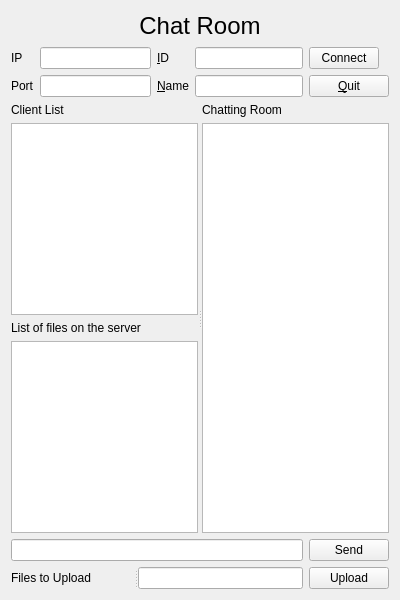
<?xml version="1.0" encoding="UTF-8"?>
<ui version="4.0">
 <class>ChatRoomForm</class>
 <widget class="QWidget" name="ChatRoomForm">
  <property name="geometry">
   <rect>
    <x>0</x>
    <y>0</y>
    <width>400</width>
    <height>600</height>
   </rect>
  </property>
  <property name="windowTitle">
   <string>Form</string>
  </property>
  <layout class="QVBoxLayout" name="verticalLayout_4">
   <item>
    <widget class="QLabel" name="label">
     <property name="maximumSize">
      <size>
       <width>16777215</width>
       <height>30</height>
      </size>
     </property>
     <property name="font">
      <font>
       <pointsize>18</pointsize>
      </font>
     </property>
     <property name="text">
      <string>Chat Room</string>
     </property>
     <property name="alignment">
      <set>Qt::AlignCenter</set>
     </property>
    </widget>
   </item>
   <item>
    <layout class="QHBoxLayout" name="horizontalLayout_2">
     <item>
      <layout class="QFormLayout" name="formLayout">
       <item row="0" column="0">
        <widget class="QLabel" name="label_3">
         <property name="text">
          <string>IP</string>
         </property>
        </widget>
       </item>
       <item row="0" column="1">
        <widget class="QLineEdit" name="ipLineEdit"/>
       </item>
       <item row="1" column="0">
        <widget class="QLabel" name="label_8">
         <property name="text">
          <string>Port</string>
         </property>
        </widget>
       </item>
       <item row="1" column="1">
        <widget class="QLineEdit" name="portLineEdit"/>
       </item>
      </layout>
     </item>
     <item>
      <layout class="QFormLayout" name="formLayout_2">
       <item row="0" column="0">
        <widget class="QLabel" name="label_9">
         <property name="text">
          <string>&amp;ID</string>
         </property>
         <property name="buddy">
          <cstring>idLineEdit</cstring>
         </property>
        </widget>
       </item>
       <item row="0" column="1">
        <widget class="QLineEdit" name="idLineEdit"/>
       </item>
       <item row="1" column="0">
        <widget class="QLabel" name="label_2">
         <property name="text">
          <string>&amp;Name</string>
         </property>
         <property name="buddy">
          <cstring>nameLineEdit</cstring>
         </property>
        </widget>
       </item>
       <item row="1" column="1">
        <widget class="QLineEdit" name="nameLineEdit"/>
       </item>
      </layout>
     </item>
     <item>
      <layout class="QGridLayout" name="gridLayout">
       <item row="0" column="0">
        <widget class="QPushButton" name="statusPushButton">
         <property name="maximumSize">
          <size>
           <width>70</width>
           <height>16777215</height>
          </size>
         </property>
         <property name="text">
          <string>Connect</string>
         </property>
        </widget>
       </item>
       <item row="1" column="0">
        <widget class="QPushButton" name="quitPushButton">
         <property name="text">
          <string>&amp;Quit</string>
         </property>
        </widget>
       </item>
      </layout>
     </item>
    </layout>
   </item>
   <item>
    <widget class="QSplitter" name="splitter">
     <property name="orientation">
      <enum>Qt::Horizontal</enum>
     </property>
     <widget class="QWidget" name="layoutWidget">
      <layout class="QVBoxLayout" name="verticalLayout">
       <item>
        <widget class="QLabel" name="label_5">
         <property name="text">
          <string>Client List</string>
         </property>
        </widget>
       </item>
       <item>
        <widget class="QListWidget" name="clientListWidget"/>
       </item>
       <item>
        <widget class="QLabel" name="label_6">
         <property name="text">
          <string>List of files on the server</string>
         </property>
        </widget>
       </item>
       <item>
        <widget class="QListWidget" name="fileListWidget"/>
       </item>
      </layout>
     </widget>
     <widget class="QWidget" name="layoutWidget">
      <layout class="QVBoxLayout" name="verticalLayout_2">
       <item>
        <widget class="QLabel" name="label_7">
         <property name="text">
          <string>Chatting Room</string>
         </property>
        </widget>
       </item>
       <item>
        <widget class="QTextEdit" name="chattingTextEdit">
         <property name="readOnly">
          <bool>true</bool>
         </property>
        </widget>
       </item>
      </layout>
     </widget>
    </widget>
   </item>
   <item>
    <layout class="QHBoxLayout" name="horizontalLayout">
     <item>
      <layout class="QVBoxLayout" name="verticalLayout_3">
       <item>
        <widget class="QLineEdit" name="messageLineEdit"/>
       </item>
       <item>
        <widget class="QSplitter" name="splitter_2">
         <property name="orientation">
          <enum>Qt::Horizontal</enum>
         </property>
         <widget class="QLabel" name="label_4">
          <property name="text">
           <string>Files to Upload</string>
          </property>
         </widget>
         <widget class="QLineEdit" name="lineEdit">
          <property name="readOnly">
           <bool>true</bool>
          </property>
         </widget>
        </widget>
       </item>
      </layout>
     </item>
     <item>
      <layout class="QGridLayout" name="gridLayout_2">
       <item row="0" column="0">
        <widget class="QPushButton" name="sentPushButton">
         <property name="text">
          <string>Send</string>
         </property>
        </widget>
       </item>
       <item row="1" column="0">
        <widget class="QPushButton" name="uploadPushButton">
         <property name="text">
          <string>Upload</string>
         </property>
        </widget>
       </item>
      </layout>
     </item>
    </layout>
   </item>
  </layout>
 </widget>
 <resources/>
 <connections/>
</ui>
